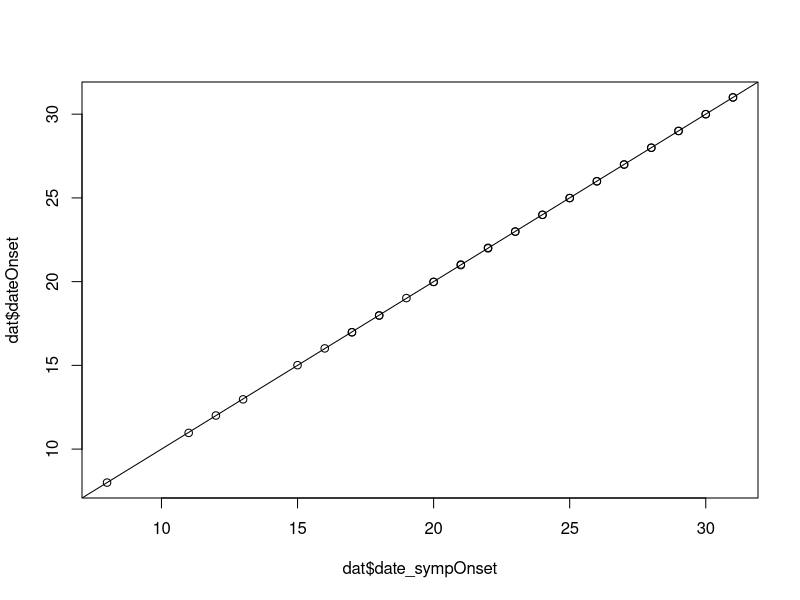
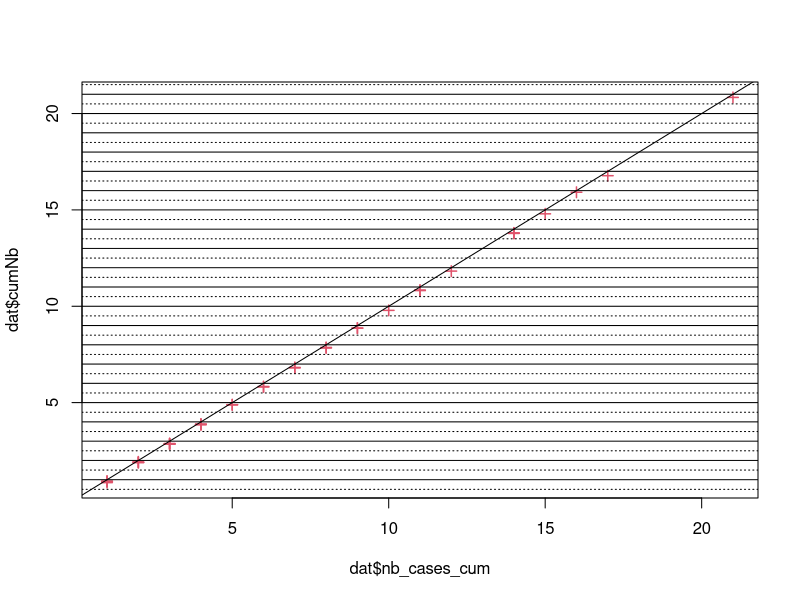
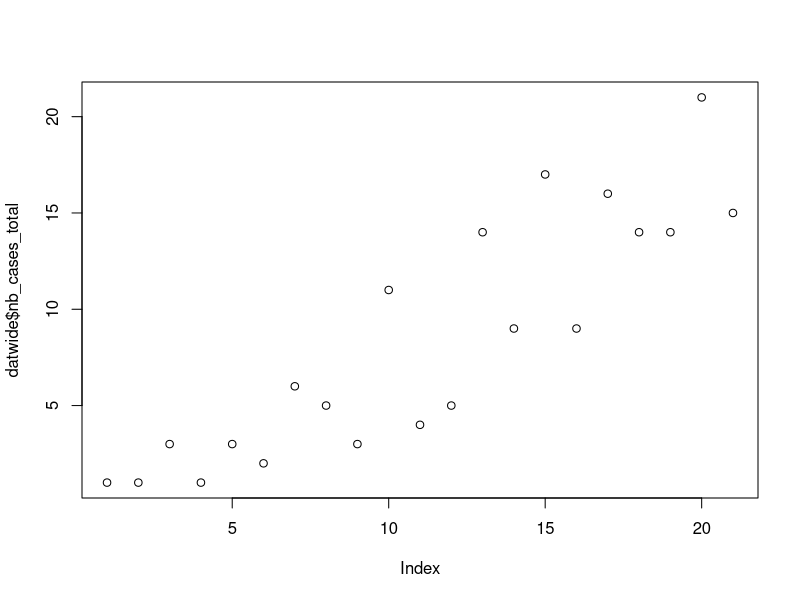

These charts were generated, in order, by the following R code:
# setwd("../WHO_2021/")

dat <- read.csv("WHOdataset.csv")
head(dat)

# Clean dates
dat$date_sympOnset <- round(dat$dateOnset)
plot(dat$date_sympOnset, dat$dateOnset); abline(a = 0, b = 1)
dat$date_sympOnset <- as.Date(paste0("2019-12-", dat$date_sympOnset))

# Clean cases
dat$nb_cases_cum <- round(dat$cumNb)

plot(dat$nb_cases_cum, dat$cumNb, pch = 3, col = 2, lwd = 1.5)
abline(a = 0, b = 1)
for(i in 1:25) abline(h = i)
for(i in 1:25 - 0.5) abline(h = i, lty = 3)

datwide <- dat[dat$type == "Confirmed", c("date_sympOnset", "nb_cases_cum")]
names(datwide)[2] <- "nb_cases_Confirmed"

tmp <- dat[dat$type == "ClinicallyDiagnosed", c("date_sympOnset", "nb_cases_cum")]
names(tmp)[2] <- "nb_cases_ClinicallyDiagnosed_cum"

# Merge the two subdataset
datwide <- merge(datwide, tmp, all = TRUE, by = "date_sympOnset")

# Set NA of confirmed to 0 (new lines)
datwide[is.na(datwide$nb_cases_Confirmed), "nb_cases_Confirmed"] <- 0

# Difference for diagnosed
datwide$nb_cases_ClinicallyDiagnosed <- datwide$nb_cases_ClinicallyDiagnosed_cum - datwide$nb_cases_Confirmed
# Set NA to 0
datwide$nb_cases_ClinicallyDiagnosed[is.na(datwide$nb_cases_ClinicallyDiagnosed)] <- 0

datwide$nb_cases_total <- datwide$nb_cases_Confirmed + datwide$nb_cases_ClinicallyDiagnosed

# Sanity check
all(vapply(1:nrow(datwide), function(i) max(datwide[i, "nb_cases_Confirmed"], datwide[i, "nb_cases_ClinicallyDiagnosed_cum"], na.rm = TRUE), FUN.VALUE = 1) == datwide$nb_cases_total)

plot(datwide$nb_cases_total)
sum(datwide$nb_cases_Confirmed)
sum(datwide$nb_cases_ClinicallyDiagnosed)

# Save output
write.csv(datwide, "data_WHO.csv")
